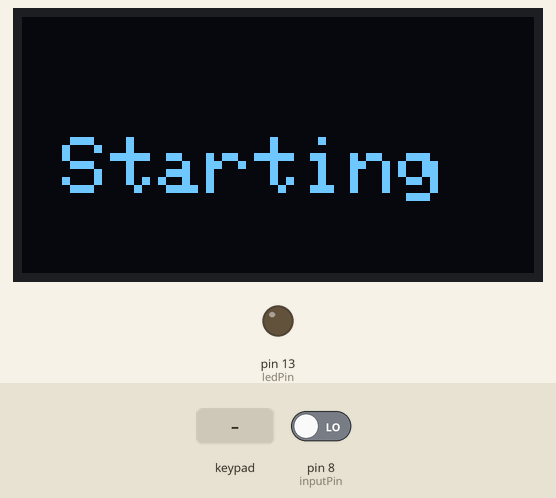
This sketch was run on a simulated Arduino Uno, built with avr-gcc and run on an emulated ATmega328P. Parts: 128×64 one-colour display, output pins drawn as LEDs (lit = HIGH). The test bench sets the inputs (shaded band); at power-on: pin 8 (inputPin) LOW. What the sketch prints to the serial monitor is not drawn.

Above: at 3.2 s.
3.3 s: pin 8 (inputPin) driven HIGH
At 3.8 s:
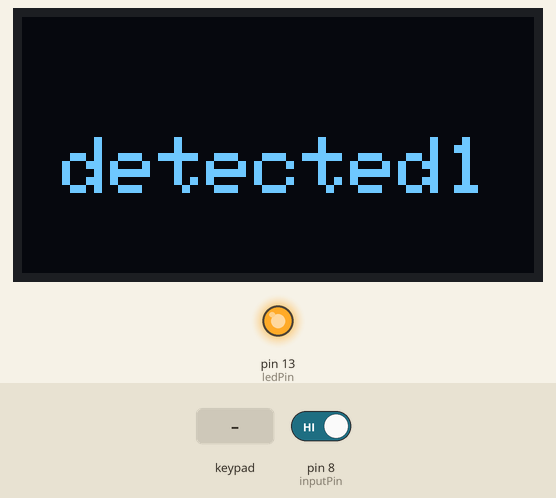
4.8 s: keypad keys 5 4 3 2 # pressed 0.4 s apart
At 7.6 s:
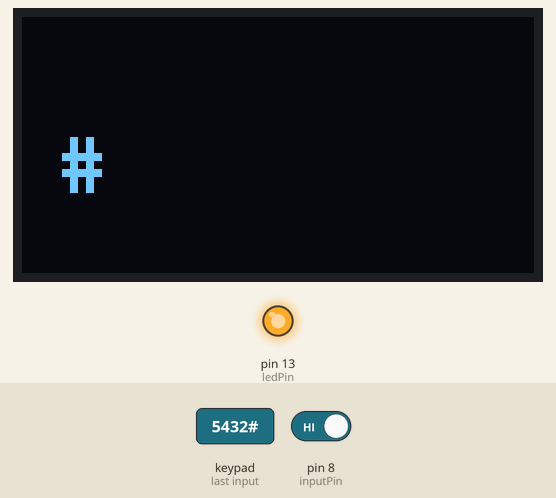
8.3 s: key 'A' pressed
At 9.1 s:
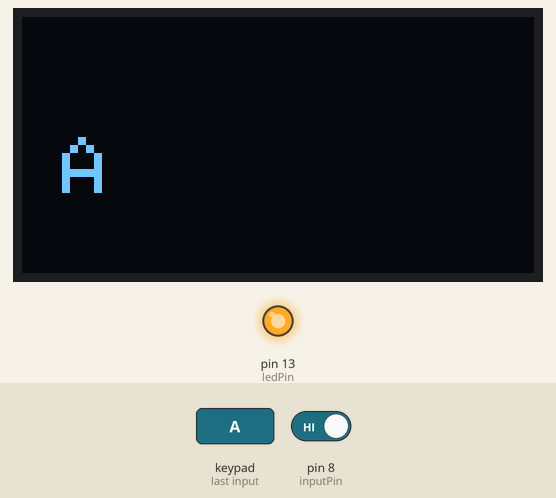
9.8 s: key 'B' pressed
At 10.2 s:
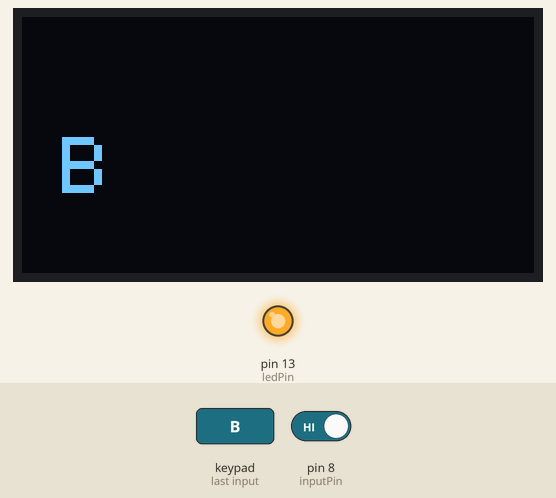
11.3 s: keypad keys 7 7 7 7 * pressed 0.4 s apart
At 12.6 s:
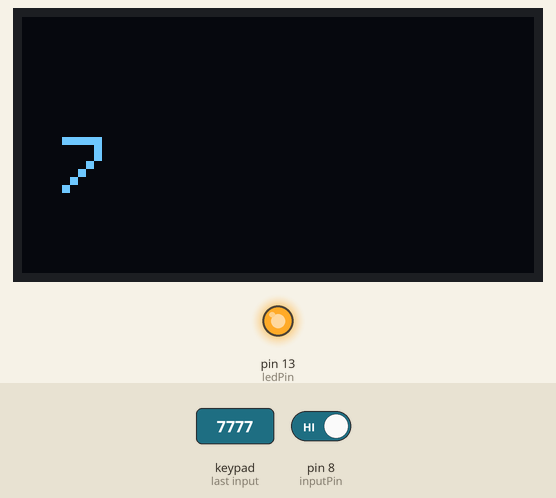
14.8 s: key 'C' pressed
At 16.1 s:
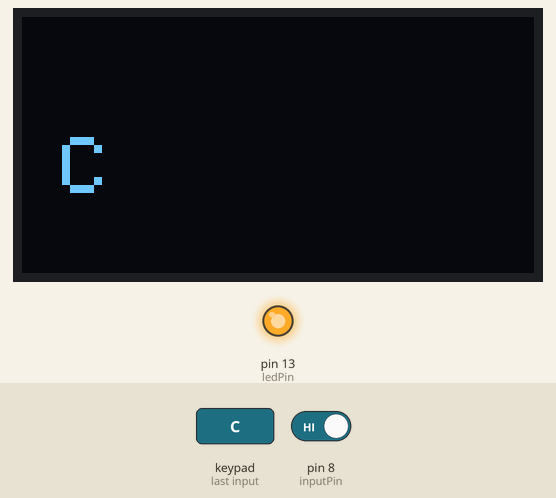
Timing chart, 0 to 17.3 s (numbered marks = the images above; inputs shaded):
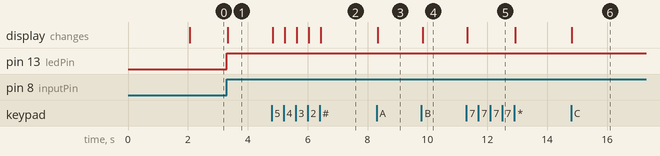

The sketch:

04_doorLock.ino
```cpp
#include <Wire.h>
#include <Keypad.h>

#include <Adafruit_GFX.h>
#include <Adafruit_SSD1306.h>

#define SCREEN_WIDTH 128 // OLED display width,  in pixels
#define SCREEN_HEIGHT 64 // OLED display height, in pixels

int ledPin = 13;                // choose the pin for the LED
int inputPin = 8;               // choose the input pin (for PIR sensor)
int pirState = LOW;             // we start, assuming no motion detected
int val = 0;                    // variable for reading the pin status


// declare an SSD1306 display object connected to I2C
Adafruit_SSD1306 oled(SCREEN_WIDTH, SCREEN_HEIGHT, &Wire, -1);

///////////////////////////// For key board ////////////////////////////////////


String password ="7777";

const byte ROWS = 4; /* four rows */
const byte COLS = 4; /* four columns */
/* define the symbols on the buttons of the keypads */
char hexaKeys[ROWS][COLS] = {
  {'1','2','3','A'},
  {'3','4','5','B'},
  {'6','7','8','C'},
  {'*','0','#','D'}
};
byte rowPins[ROWS] = {5,4,3,2}; /* connect to the row pinouts of the keypad */
byte colPins[COLS] = {A1,A0,7,6}; /* connect to the column pinouts of the keypad */

/* initialize an instance of class NewKeypad */
Keypad customKeypad = Keypad( makeKeymap(hexaKeys), rowPins, colPins, ROWS, COLS);
```

02_setup.ino
```cpp
void setup() {
  Serial.begin(9600);
  pinMode(ledPin, OUTPUT);      // declare LED as output
  pinMode(inputPin, INPUT);     // declare sensor as input

  // initialize OLED display with address 0x3C for 128x64
  if (!oled.begin(SSD1306_SWITCHCAPVCC, 0x3C)) {
    Serial.println(F("SSD1306 allocation failed"));
    while (true);
  }

  delay(2000);         // wait for initializing
  oled.clearDisplay(); // clear display

  oled.setTextSize(2);          // text size
  oled.setTextColor(WHITE);     // text color
  oled.setCursor(10, 30);        // position to display
  oled.println("Starting"); // text to display
  oled.display();               // show on OLED
}
```

03_loop.ino
```cpp
void loop() {
  char customKey = customKeypad.getKey();

  if (customKey){
      Serial.println(customKey);
      printToOled(String(customKey),0,30);
  }
  else{
    checkIntruders();
  }
}
```

04_functions.ino
```cpp
void printToOled(String text, int x, int y){
      oled.clearDisplay(); // clear display
      oled.setTextSize(2);          // text size
      oled.setTextColor(WHITE);     // text color
      oled.setCursor(10, 30);        // position to display
      oled.println(text); // text to display
      oled.display();
}


void checkPassword(){
    String pin = "";
    int cursorX = 10;

    //oled.clearDisplay(); // clear display
    printToOled("Enter pin:",0,40);
    delay(500);
    bool pinProtected = true;
    while(pinProtected){
      char customKey = customKeypad.getKey();
      if (customKey){
        if(cursorX>=58){
          if(pin == password){
            oled.clearDisplay(); // clear display
            printToOled("Access Granted!",0,15);
            delay(500);
            //doorLock(true);
            break;
          }
          else{
            oled.clearDisplay(); // clear display
            printToOled("Access Denied!",0,15);
            delay(500);
            break;
          }
        }
        if(customKey == '#'){
          oled.clearDisplay(); // clear display
          printToOled("Canceled",0,0);
          break;
        }
        else{
        Serial.println(customKey);
        printToOled(String(customKey),cursorX,20);
        pin+=customKey;
        cursorX+=12;
        Serial.println(pin);
        //Serial.println(cursorX);
        }
      }
  }


}


void checkIntruders(){
  val = digitalRead(inputPin);  // read input value

  if (val == HIGH)  // check if the input is HIGH
  {
    digitalWrite(ledPin, HIGH);  // turn LED ON

    if (pirState == LOW)
  {
      Serial.println("Motion detected!"); // print on output change
//      oled.clearDisplay(); // clear display
//      oled.setTextSize(2);          // text size
//      oled.setTextColor(WHITE);     // text color
//      oled.setCursor(10, 30);        // position to display
//      oled.println("detected!"); // text to display
//      oled.display();
      printToOled("detected1",0,20);
      delay(100);
      pirState = HIGH;
    }
  }
  else
  {
    digitalWrite(ledPin, LOW); // turn LED OFF

    if (pirState == HIGH)
  {
      Serial.println("Motion ended!");  // print on output change
//      oled.clearDisplay(); // clear display
//      oled.setTextSize(2);          // text size
//      oled.setTextColor(WHITE);     // text color
//      oled.setCursor(10, 30);        // position to display
//      oled.println("ended!"); // text to display
//      oled.display();
       printToOled("ended2!",0,20);
      delay(100);
      pirState = LOW;
    }
  }

  }
```

Measured:
- after the input at 3.3 s, pin 13 (ledPin): LOW → HIGH at once; the display: changes at once (image 1)
- after the input at 4.8 s, the display: first changes at once (image 2 shows a later state)
- after the input at 8.3 s, the display: changes at once (image 3)
- after the input at 9.8 s, the display: changes at once (image 4)
- after the input at 11.3 s, the display: changes at once (image 5)
- after the input at 14.8 s, the display: changes at once (image 6)
